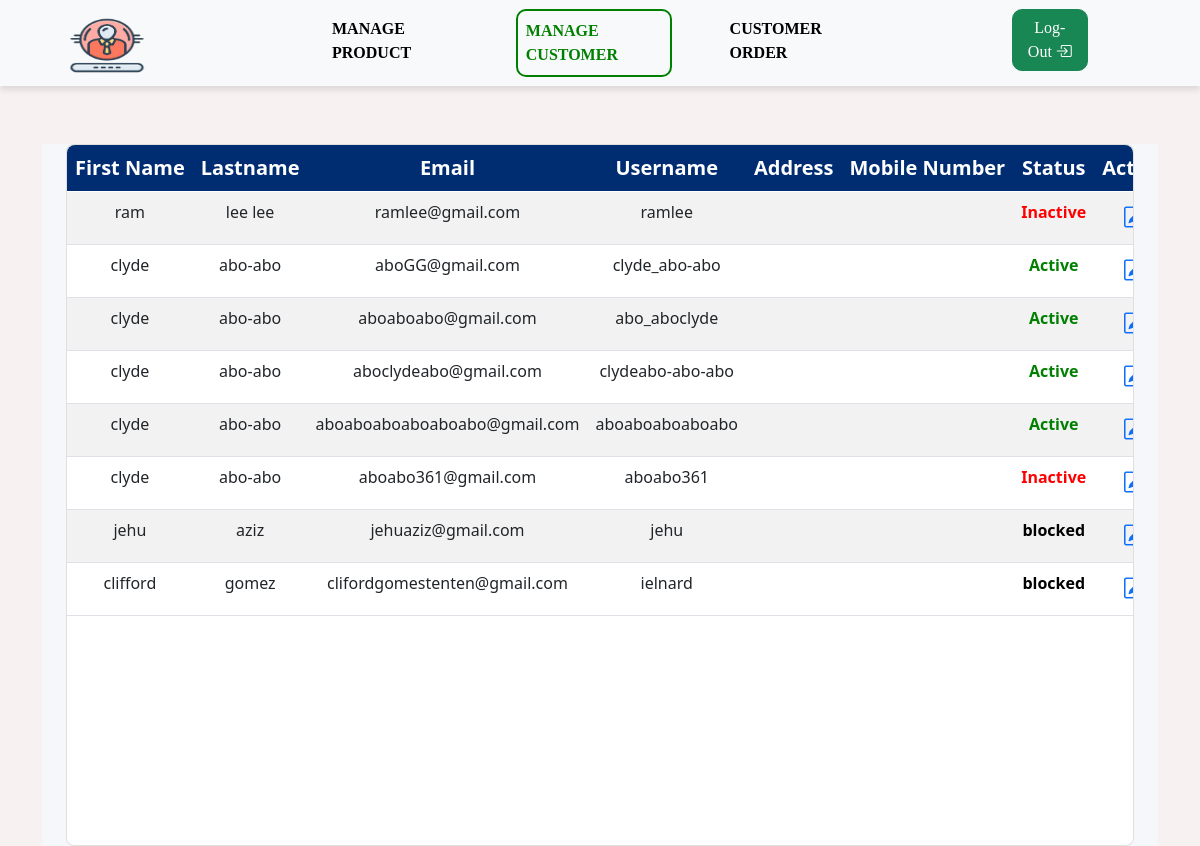
Page /managecustomer.php on the committed database.
### tables this page shows
CREATE TABLE `registration` (
  `regID` int(11) NOT NULL,
  `firstname` varchar(100) NOT NULL,
  `lastname` varchar(100) NOT NULL,
  `email` varchar(100) NOT NULL,
  `username` varchar(100) NOT NULL,
  `password` varchar(100) NOT NULL,
  `password2` varchar(100) NOT NULL,
  `userstatus` enum('Active','blocked','Inactive') NOT NULL
);

### managecustomer.php (the view, shortened to what this page needs)
<!DOCTYPE html>
<html lang="en">
<head>
    <link href="https://cdn.jsdelivr.net/npm/bootstrap@5.0.2/dist/css/bootstrap.min.css" rel="stylesheet">
    <link rel="stylesheet" href="https://cdn.jsdelivr.net/npm/bootstrap-icons@1.10.3/font/bootstrap-icons.css">
    <link rel="stylesheet" href="navardesign/admindesign.css">
    <link rel="stylesheet" href="navardesign/tabledesign.css">
</head>
<body>
    <?php
        include('navar/adminnavar.php')
    ?>
<br><br><br><br><br><br>
<div class="container">
  <div class="row">
    <section class="intro">
      <div class="bg-image h-100" style="background-color: #f5f7fa;">
        <div class="mask d-flex align-items-center h-100">
          <div class="container">
            <div class="row justify-content-center">
              <div class="table-responsive">
                <div class="col-12">
                  <div class="card">
                    <div class="card-body p-0">
                      <div class="table-responsive table-scroll" data-mdb-perfect-scrollbar="true" style="position: relative; height: 700px">
                        <table class="table table-striped mb-0">
                          <thead style="background-color: #002d72;">
                            <tr>
                              <th class="text-center" scope="col">First Name</th>
                              <th class="text-center" scope="col">Lastname</th>
                              <th class="text-center" scope="col">Email</th>
                              <th class="text-center" scope="col">Username</th>
                              <th class="text-center" scope="col">Address</th>
                              <th class="text-center" scope="col">Mobile Number</th>
                              <th class="text-center" scope="col">Status</th>
                              <th class="text-center" scope="col">Action</th>
                            </tr>
                          </thead>
                          <tbody>
                          <?php
                              require_once('dbconn.php');
                              try{
                                  $stmt = $conn->prepare("SELECT * FROM registration");
                                  $stmt->execute();
                                  foreach ($stmt->fetchAll() as $row)
                                  {
                                      $status_color = '';
                                      if ($row['userstatus'] == 'Active') {
                                          $status_color = '#008000';
                                      } elseif ($row['userstatus'] == 'blocked') {
                                          $status_color = '#000000';
                                      } elseif ($row['userstatus'] == 'Inactive') {
                                          $status_color = '#FF0000';
                                      }
                              ?>
                              <tr>
                                  <td class="text-center"> <?php echo $row['firstname']; ?></td>
                                  <td class="text-center"> <?php echo $row['lastname']; ?></td>
                                  <td class="text-center"> <?php echo $row['email']; ?></td>
                                  <td class="text-center"> <?php echo $row['username']; ?></td>
                                  <td class="text-center"> <?php echo $row['address']; ?></td>
                                  <td class="text-center"> <?php echo $row['mobilenumber']; ?></td>
                                  <td class="text-center">
                                      <span style="color: <?php echo $status_color; ?>; font-weight: bold;"><?php echo $row['userstatus']; ?></span>
                                  </td>
                                  <td class="text-center">
                                        <a href="customeredit.php?regID=<?php echo $row['regID'];?>">
                                            <i class="bi bi-pencil-square" style="font-size: 24px;"></i>
                                        </a>
                                  </td>
                            </tr>
                            <?php
                                  }
                              }
                              catch(PDOException $e){
                                  echo "ERROR: ". $e->getMessage();
                              }
                            ?>
                          </tbody>
                        </table>
                      </div>
                    </div>
                  </div>
                </div>
              </div>
            </div>
          </div>
        </div>
</body>
</html>

### navar/adminnavar.php (shortened to what this page needs)
<div class="fixed-top">
    <nav class="navbar navbar-expand-lg navbar-light bg-light">
        <div class="container">
            <a class="navbar-brand me-2" href="adminhome.php">
                <img class="logo" style="height: 65px; width: 130px; margin-right: 100px;" src="img/admin-removebg-preview.png" loading="lazy">
            </a>
            <div class="collapse navbar-collapse" id="micon">
                <ul class="navbar-nav me-auto mb-2 mb-lg-0 ms-4">
                    <li class="nav-item">
                        <a class="nav-link" aria-current="page" id="adminhomelink" href="manageproduct.php">MANAGE PRODUCT</a>
                    </li>
                    <li class="nav-item">
                        <a class="nav-link" aria-current="page" id="managecustomerLink" href="managecustomer.php">MANAGE CUSTOMER</a>
                    </li>
                    <li class="nav-item" style="margin-right: 100px;">
                        <a class="nav-link" aria-current="page" id="searchLink" href="admincustomerorder.php">CUSTOMER ORDER</a>
                    </li>
                    <li class="nav-item">
                    <div class="d-flex align-items-center ms-auto me-4">
                    <a href="index.php">
                        <button type="button" class="btn btn-success me-3" style="border-radius: 10px;">
                            Log-Out  <i class="bi bi-box-arrow-in-right"></i>
                        </button>
                    </a>
                </div>
                    </li>
                </ul>
            </div>
        </div>
    </nav>
</div>

### navardesign/admindesign.css (style rules this page uses)
body { background-size: contain; background-repeat: no-repeat; background-color: rgb(247, 241, 241); }
.navbar { background-color: #fff; box-shadow: 0 4px 6px rgba(0, 0, 0, 0.1); }
.navbar-brand { font-weight: bold; font-style: oblique; height: 70px; }
.nav-link { font-weight: bold; }
.nav-item { padding-left: 20px; padding-right: 30px; font-weight: 600; }
a { font-weight: bold; font-family: "Times New Roman", Times, serif; }
.nav-link.active { border: 2px solid green; border-radius: 10px; color: green !important; }
.nav-link { color: black !important; }

### navardesign/tabledesign.css (style rules this page uses)
html,body,.intro { height: 100%; }
table td, table th { text-overflow: ellipsis; white-space: nowrap; overflow: hidden; }
thead th { color: #fff; }
.card { border-radius: .5rem; }
.table-scroll { border-radius: .5rem; }
.table-scroll table thead th { font-size: 1.25rem; }
thead { top: 0; position: sticky; }

### rows in the picture
registration: firstname "ram", lastname "lee lee", email "ramlee@gmail.com", username "ramlee", userstatus "Inactive"
registration: firstname "clyde", lastname "abo-abo", email "aboGG@gmail.com", username "clyde_abo-abo", userstatus "Active"
registration: firstname "clyde", lastname "abo-abo", email "aboaboabo@gmail.com", username "abo_aboclyde", userstatus "Active"
registration: firstname "clyde", lastname "abo-abo", email "aboclydeabo@gmail.com", username "clydeabo-abo-abo", userstatus "Active"
registration: firstname "clyde", lastname "abo-abo", email "aboaboaboaboaboabo@gmail.com", username "aboaboaboaboabo", userstatus "Active"
registration: firstname "clyde", lastname "abo-abo", email "aboabo361@gmail.com", username "aboabo361", userstatus "Inactive"
registration: firstname "jehu", lastname "aziz", email "jehuaziz@gmail.com", username "jehu", userstatus "blocked"
registration: firstname "clifford", lastname "gomez", email "clifordgomestenten@gmail.com", username "ielnard", userstatus "blocked"
